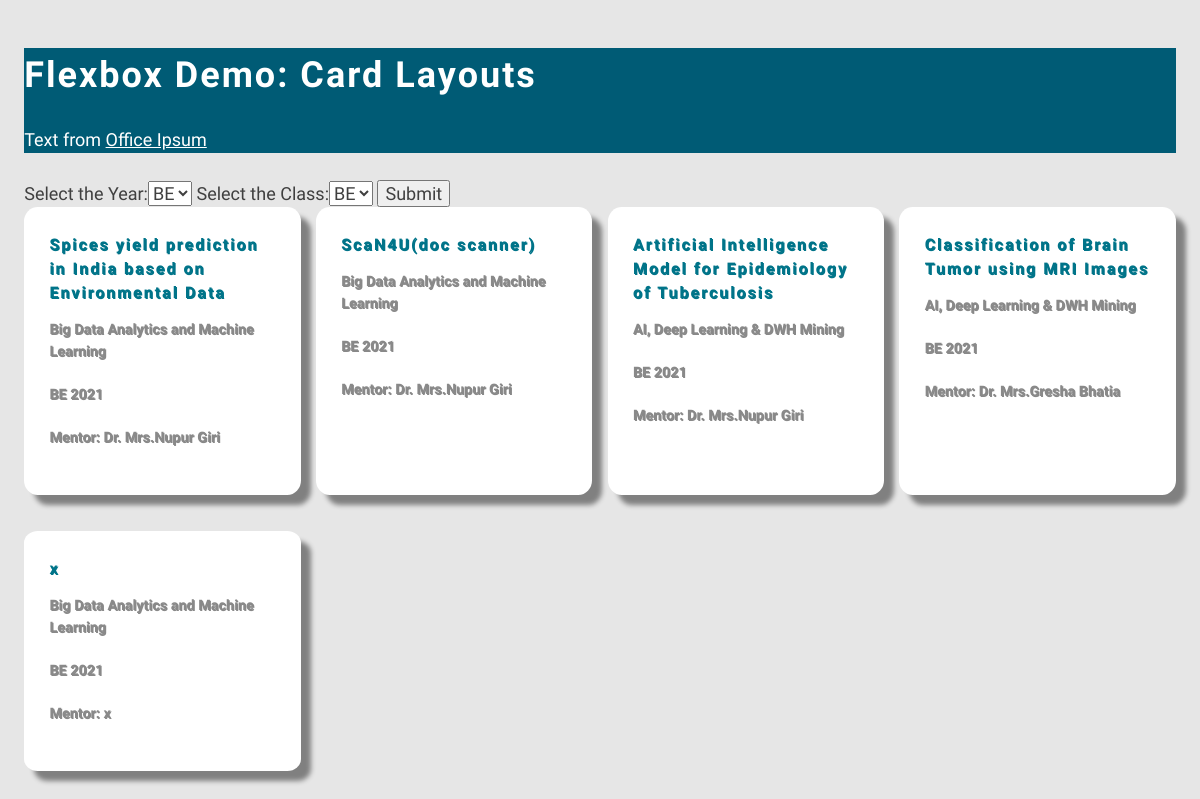
The page /projects/ on the database as committed earlier.
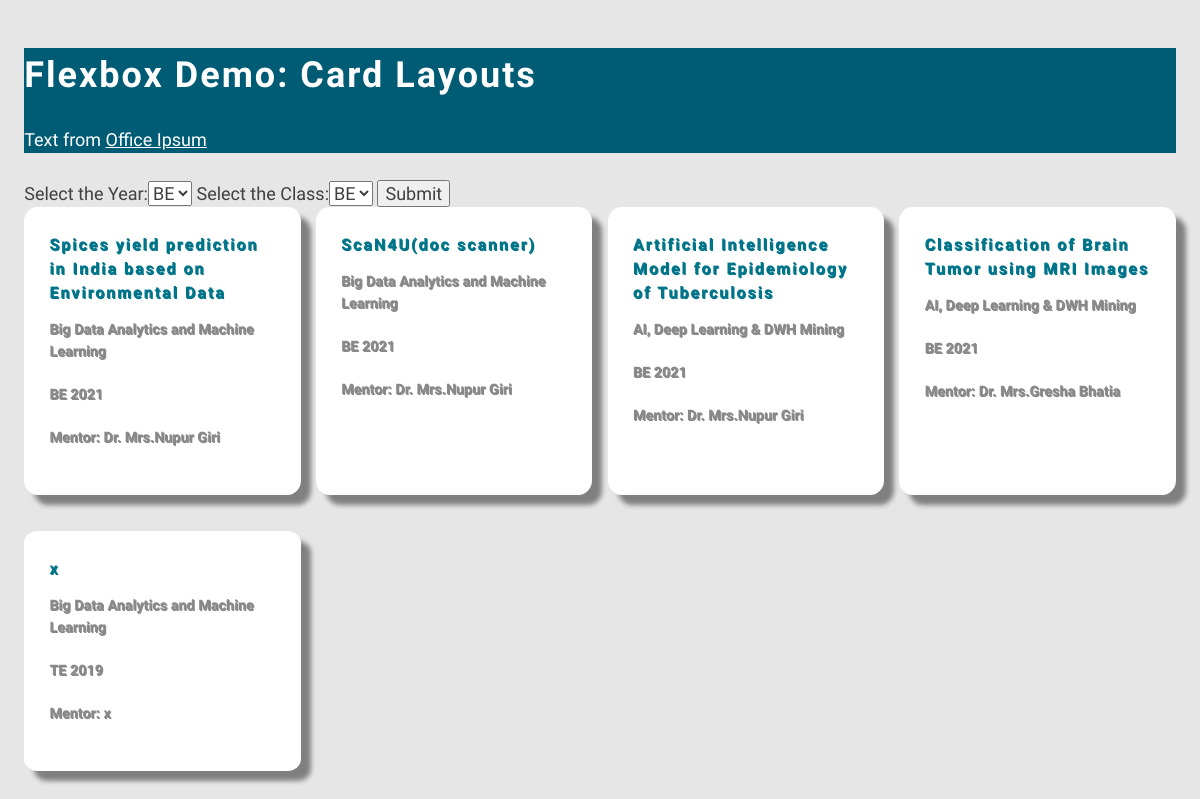
The same page on the database as committed later.
### Projects/models.py (models this page shows, shortened)
class ProjectModel(models.Model):
    CLASS_CHOICES = [
    ('BE', 'BE'),
    ('TE', 'TE'),
    ('SE', 'SE'),
    ]
    project_Year = models.IntegerField(choices=[(r,r) for r in range(2015, 2026)], default=2021)
    project_Class = models.CharField(max_length=2,choices=CLASS_CHOICES,default='BE')
    project_Members = models.CharField(max_length=500)
    project_Title = models.CharField(max_length=500)
    project_Mentor = models.CharField(max_length=100)
    project_Abstract = models.CharField(max_length=2000)
    project_Publication = models.CharField(max_length=300)
    project_Domain = models.CharField(max_length=300,default="Big Data Analytics and Machine Learning")
    project_Video = models.CharField(max_length=400, default="")

### Projects/views.py (the view)
# urls.py: path('', views.project_main, name='project_main'),
def project_main(request, *args, **kwargs):
    if request.method == 'POST':
        form = ProjectForm(request.POST)
        if form.is_valid():
            project_Year = form.cleaned_data['project_Year']
            project_Class = form.cleaned_data['project_Class']
            return render(request, 'Projects/project.html',{
                        "Data": ProjectModel.objects.all().filter(
                            project_Year=project_Year,
                            project_Class=project_Class,
                        ),
                        "form": form,
                    })
    else:
        print(request)
        form = ProjectForm()
        return render(request, 'Projects/project.html',{
            "Data": ProjectModel.objects.all(),
            "form": form,
        })

### Projects/forms.py
class ProjectForm(forms.Form):
    CLASS_CHOICES = [
    ('BE', 'BE'),
    ('TE', 'TE'),
    ('SE', 'SE'),
    ]
    YEAR_CHOICES=[(r,r) for r in range(2015,2026)]
    project_Year = forms.IntegerField(
        label = "Select the Year",
        widget=forms.Select(choices=CLASS_CHOICES),
        required = True,
    )
    project_Class = forms.CharField(
        label = "Select the Class",
        widget=forms.Select(choices=CLASS_CHOICES),
        required = True,
    )
    def __init__(self, *args, **kwargs):
        super().__init__(*args, **kwargs)
        self.helper = FormHelper()
        self.helper.form_id = 'id-exampleForm'
        self.helper.form_class = 'blueForms'
        self.helper.form_method = 'post'
        self.helper.form_action = 'submit_survey'
        self.helper.add_input(Submit('submit', 'Submit'))

### Projects/templates/Projects/project.html (shortened to what this page needs)
{% load static%}
{% load crispy_forms_tags %}
<!DOCTYPE html>
<html>
    <head>
        <link rel="stylesheet" href="{% static 'Projects/style1.css' %}">
    </head>
    <body>
    <header class="masthead clear">
        <div class="centered">
            <div class="site-branding">
                <h1 class="site-title">Flexbox Demo: Card Layouts</h1>
              <p>Text from <a title="Office Ipsum" href="http://officeipsum.com/index.php">Office Ipsum</a> </p>
            </div>
        </div>
    </header>
    <div class="form">
        <form action="/projects/" method="post">
            {{ form }}
            <input type="submit" value="Submit">
        </form>
    </div>
    <main class="main-area">
        <div class="centered">
            <section class="cards">
        {% for response in Data%}
        <div class="card">
                    <a href="{% url 'project_details' response.id %}">
                        <div class="card-content">
                            <h2>{{ response.project_Title }}</h2>
                            <strong><p>{{response.project_Domain }}</p></strong>
                            <strong><p>{{response.project_Class}} {{response.project_Year}}</p></strong>
                            <strong><p>Mentor: {{response.project_Mentor }}</p></strong>
                        </div>
                    </a>
                </div>
        {% endfor %}
            </section>
        </div>
    </main>
    </body>
</html>

### Projects/static/Projects/style1.css (style rules this page uses)
body { background: hsl(0, 0%, 90%); padding: 0.9em; }
body, button, input, select, textarea { color: #404040; font-family: 'Comfortaa', Arial, sans-serif; font-size: 18px; line-height: 1.5; }
h1, h2, h3, h4, h5, h6 { clear: both; font-family: 'Patua One', serif; letter-spacing: 2px; }
h2 { font-size: 1rem; color: #007489; }
p { margin-bottom: 1.5em; color: #898989; }
b, strong { font-weight: bold; }
.masthead { background-color: #005b75; }
.masthead p, .masthead p a { color: white; }
.site-title { color: white; }
.card { background: white; margin-bottom: 2em; }
.card a { color: black; text-decoration: none; }
.card-content { padding: 1.4em; }
.card-content h2 { margin-top: 0; margin-bottom: .5em; font-weight: bold; }
.card-content p { font-size: 80%; }
.cards { display: flex; flex-wrap: wrap; justify-content: space-between; }
.card { flex: 0 1 24%; border-radius: 5%; text-shadow: 1px 1px 0.5px; box-shadow: 10px 10px 5px grey; }

Rows that differ between the two databases and show on the page:
changed ProjectModel (number 5 of 5 on the later page): project_Class "BE" → "TE"; project_Year "2021" → "2019"
